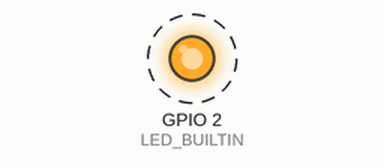
This program was run on a simulated ESP8266 (NodeMCU). Parts: output pins drawn as LEDs (lit = HIGH, except the on-board LED, lit = LOW). Dashed ring = blinking. What the program prints to the serial monitor is not drawn.

Above: at 0.3 s.
Timing chart, 0 to 3.5 s (numbered marks = the images above):
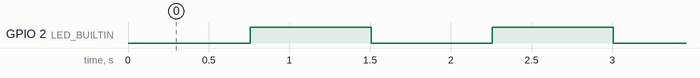

Measured:
- by itself, GPIO 2 (LED_BUILTIN): alternates HIGH for 0.75 s and LOW for 0.75 s

The program:

main.cpp
```cpp
#include <Arduino.h>

// Simple ESP8266 test program
// This validates that the Docker images can successfully build ESP8266 firmware

void setup() {
  // Initialize serial communication
  Serial.begin(115200);

  // Initialize built-in LED
  pinMode(LED_BUILTIN, OUTPUT);

  Serial.println("ESP8266 Test Program Started");
  Serial.printf("ESP8266 Chip ID: %08X\n", ESP.getChipId());
  Serial.printf("ESP8266 CPU Frequency: %d MHz\n", ESP.getCpuFreqMHz());
  Serial.printf("Free Heap: %d bytes\n", ESP.getFreeHeap());
  Serial.printf("Flash Chip Size: %d bytes\n", ESP.getFlashChipSize());
}

void loop() {
  // Blink LED to show the program is running (inverted logic for NodeMCU)
  digitalWrite(LED_BUILTIN, LOW);   // Turn LED on (LOW is on for NodeMCU)
  delay(750);
  digitalWrite(LED_BUILTIN, HIGH);  // Turn LED off (HIGH is off for NodeMCU)
  delay(750);

  Serial.println("ESP8266 is alive and blinking!");
}
```
